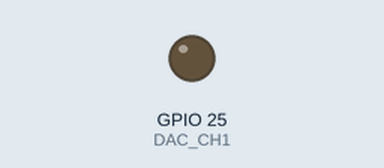
Recording of a sketch running on a simulated ESP32. Shown: output pins drawn as LEDs (lit = HIGH). What the sketch prints to the serial monitor is not drawn.

Above: at 0.05 s.
At 0.15 s:
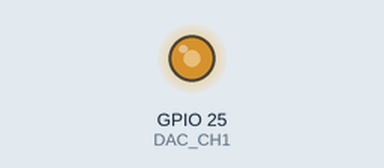
At 1.75 s:
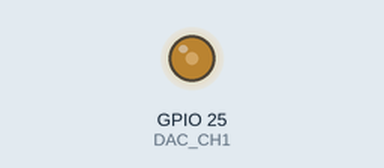
Timing chart, 0 to 4.1 s (numbered marks = the images above):
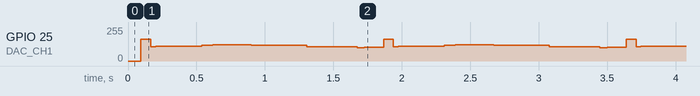

The sketch:

send_waveform1_esp32.ino
```cpp
// Define DAC pins
#define DAC_CH1 25
#define DAC_CH2 26

// Define sample count
#define Num_Samples 4000

// Integer for counting
int i = 0;

static uint8_t SineWaveTable[Num_Samples] = {
245, 244, 243, 241, 239, 236, 232, 228, 223, 218, 212, 207, 201, 194, 188, 181, 174, 168, 161, 154, 147, 141, 135, 129, 123, 118, 112, 108, 103, 99, 95, 91, 88, 85, 83, 81, 79, 77, 76, 74, 74, 73, 73, 73, 73, 74, 74, 75, 76, 77, 78, 79, 81, 82, 83, 85, 86, 88, 89, 91, 92, 93, 95, 96, 97, 98, 99, 100, 100, 101, 102, 102, 103, 103, 104, 105, 105, 105, 106, 106, 106, 106, 107, 107, 107, 107, 108, 108, 108, 108, 108, 108, 108, 109, 109, 109, 109, 109, 109, 110, 110, 110, 110, 110, 110, 110, 110, 110, 110, 110, 110, 110, 110, 110, 111, 111, 111, 111, 112, 112, 112, 112, 112, 113, 113, 113, 113, 113, 114, 114, 114, 114, 115, 115, 115, 116, 116, 116, 117, 117, 117, 117, 118, 118, 118, 118, 119, 119, 119, 120, 120, 120, 121, 121, 122, 122, 123, 123, 124, 124, 125, 125, 126, 126, 127, 127, 128, 128, 128, 129, 129, 130, 130, 131, 131, 132, 132, 133, 133, 134, 134, 135, 136, 136, 137, 137, 138, 138, 139, 139, 140, 141, 141, 142, 143, 143, 144, 144, 145, 145, 146, 146, 147, 147, 148, 149, 149, 149, 150, 150, 151, 151, 152, 152, 153, 154, 154, 155, 155, 155, 156, 156, 157, 157, 157, 158, 158, 158, 158, 159, 159, 159, 159, 160, 160, 160, 160, 161, 161, 161, 161, 162, 162, 162, 162, 162, 162, 162, 162, 162, 162, 162, 162, 162, 162, 162, 162, 162, 162, 162, 162, 162, 162, 162, 161, 161, 161, 161, 160, 160, 160, 159, 159, 159, 158, 158, 157, 157, 157, 156, 156, 155, 155, 154, 154, 153, 152, 152, 151, 151, 150, 150, 149, 149, 149, 148, 148, 147, 147, 146, 146, 145, 145, 144, 144, 143, 143, 142, 141, 141, 140, 140, 139, 139, 138, 137, 137, 136, 136, 135, 135, 134, 134, 133, 133, 133, 132, 132, 131, 131, 130, 130, 129, 128, 128, 127, 127, 126, 125, 125, 124, 124, 123, 123, 122, 122, 122, 122, 121, 121, 121, 120, 120, 120, 119, 119, 119, 118, 118, 117, 117, 117, 116, 116, 116, 115, 115, 115, 114, 114, 114, 114, 114, 113, 113, 113, 113, 113, 113, 113, 112, 112, 112, 112, 112, 111, 111, 111, 110, 110, 110, 110, 110, 109, 109, 109, 109, 109, 109, 109, 109, 109, 109, 109, 109, 109, 109, 109, 109, 108, 108, 108, 108, 108, 108, 108, 108, 108, 108, 108, 108, 108, 108, 108, 108, 108, 108, 108, 108, 108, 108, 108, 108, 107, 107, 107, 107, 107, 107, 107, 107, 107, 107, 107, 107, 107, 108, 108, 108, 108, 108, 108, 108, 108, 108, 108, 108, 108, 107, 107, 107, 107, 107, 108, 108, 108, 108, 108, 108, 108, 108, 108, 108, 108, 108, 108, 108, 108, 108, 108, 108, 108, 108, 108, 108, 108, 108, 108, 108, 108, 109, 109, 109, 109, 109, 109, 109, 109, 109, 109, 109, 109, 109, 109, 109, 109, 109, 109, 109, 109, 109, 109, 109, 109, 109, 109, 109, 109, 109, 109, 110, 110, 110, 110, 110, 110, 110, 110, 110, 110, 110, 110, 110, 110, 110, 110, 111, 111, 111, 111, 111, 111, 111, 111, 111, 111, 111, 111, 111, 111, 110, 110, 110, 110, 110, 110, 110, 111, 111, 111, 111, 111, 111, 111, 111, 111, 111, 111, 111, 111, 111, 111, 111, 111, 112, 112, 112, 112, 112, 112, 112, 112, 112, 112, 112, 112, 112, 112, 112, 112, 112, 112, 112, 113, 113, 113, 113, 113, 113, 113, 114, 114, 114, 114, 114, 114, 114, 114, 114, 114, 114, 114, 114, 114, 114, 115, 115, 116, 116, 116, 117, 117, 117, 118, 118, 118, 119, 119, 119, 120, 120, 120, 120, 121, 121, 121, 121, 122, 122, 122, 123, 123, 124, 124, 124, 125, 125, 126, 127, 127, 128, 129, 129, 130, 130, 131, 132, 132, 133, 133, 134, 135, 135, 136, 136, 136, 137, 137, 138, 138, 139, 139, 139, 140, 141, 141, 142, 142, 143, 144, 144, 145, 145, 146, 146, 146, 147, 147, 147, 147, 147, 147, 148, 148, 148, 148, 148, 148, 148, 148, 148, 148, 148, 148, 148, 148, 148, 147, 147, 147, 147, 147, 146, 146, 146, 145, 145, 145, 144, 144, 143, 143, 143, 142, 142, 141, 141, 140, 140, 139, 139, 138, 137, 137, 136, 135, 135, 134, 133, 133, 132, 132, 131, 131, 130, 130, 129, 129, 129, 128, 128, 128, 127, 127, 126, 126, 126, 125, 125, 124, 124, 123, 123, 122, 122, 122, 121, 121, 121, 120, 120, 120, 119, 119, 119, 119, 118, 118, 118, 118, 118, 117, 117, 117, 117, 117, 117, 117, 117, 117, 117, 117, 117, 116, 116, 116, 116, 116, 116, 115, 115, 115, 114, 114, 114, 114, 113, 113, 112, 112, 111, 111, 110, 110, 109, 108, 108, 107, 106, 105, 104, 103, 103, 102, 101, 100, 99, 99, 98, 97, 97, 97, 97, 96, 96, 97, 97, 98, 98, 100, 101, 102, 104, 106, 108, 111, 114, 117, 121, 125, 129, 133, 138, 143, 148, 154, 159, 165, 171, 177, 183, 190, 196, 202, 208, 214, 220, 225, 230, 235, 240, 244, 247, 250, 252, 254, 255, 255, 255, 254, 252, 249, 246, 242, 238, 233, 227, 221, 215, 208, 201, 193, 186, 179, 172, 165, 159, 152, 146, 140, 134, 129, 123, 119, 114, 110, 106, 102, 99, 96, 94, 91, 90, 88, 87, 86, 85, 85, 85, 85, 85, 86, 87, 87, 89, 90, 91, 92, 93, 95, 96, 97, 99, 100, 101, 103, 104, 105, 107, 108, 109, 110, 111, 112, 112, 113, 114, 114, 115, 115, 116, 116, 116, 117, 117, 117, 117, 118, 118, 118, 118, 118, 118, 119, 119, 119, 119, 119, 119, 119, 120, 120, 120, 120, 120, 120, 120, 120, 120, 120, 120, 120, 120, 120, 120, 120, 120, 121, 121, 121, 121, 121, 122, 122, 122, 122, 123, 123, 123, 124, 124, 124, 125, 125, 125, 126, 126, 126, 127, 127, 127, 127, 128, 128, 128, 128, 128, 129, 129, 129, 130, 130, 130, 131, 131, 132, 133, 133, 134, 135, 135, 136, 136, 137, 137, 138, 138, 138, 139, 139, 139, 140, 140, 140, 140, 141, 141, 142, 142, 142, 143, 143, 144, 145, 145, 146, 147, 147, 148, 149, 149, 150, 151, 151, 152, 153, 153, 154, 154, 155, 155, 156, 156, 157, 157, 158, 158, 159, 159, 160, 160, 161, 161, 162, 162, 163, 163, 164, 164, 165, 165, 166, 166, 166, 167, 167, 168, 168, 169, 169, 169, 170, 170, 170, 170, 171, 171, 171, 171, 171, 171, 171, 171, 172, 172, 172, 172, 172, 172, 172, 172, 172, 172, 172, 172, 172, 172, 172, 172, 172, 171, 171, 171, 171, 171, 170, 170, 169, 169, 169, 168, 168, 168, 167, 167, 166, 166, 166, 166, 165, 165, 165, 164, 164, 163, 163, 162, 162, 162, 161, 160, 160, 159, 159, 158, 158, 157, 157, 156, 155, 155, 154, 154, 153, 152, 152, 151, 151, 150, 150, 149, 149, 148, 147, 147, 146, 146, 145, 145, 144, 144, 143, 143, 142, 141, 141, 140, 140, 139, 139, 138, 138, 137, 137, 136, 136, 135, 135, 134, 134, 133, 133, 132, 132, 132, 131, 131, 131, 130, 130, 130, 130, 129, 129, 129, 128, 128, 128, 127, 127, 126, 126, 126, 125, 125, 125, 124, 124, 124, 124, 124, 123, 123, 123, 123, 122, 122, 122, 122, 122, 121, 121, 121, 121, 121, 120, 120, 120, 120, 120, 120, 120, 120, 120, 120, 120, 120, 120, 120, 120, 119, 119, 119, 119, 119, 119, 119, 119, 119, 118, 118, 118, 118, 118, 118, 118, 118, 118, 118, 118, 118, 118, 118, 118, 118, 118, 118, 118, 118, 118, 118, 118, 118, 118, 118, 118, 118, 118, 118, 118, 118, 118, 118, 119, 118, 118, 118, 118, 118, 118, 118, 118, 118, 118, 118, 118, 118, 118, 118, 118, 118, 118, 118, 118, 118, 118, 118, 118, 118, 118, 118, 118, 118, 118, 118, 117, 117, 117, 117, 117, 117, 117, 118, 118, 118, 118, 118, 118, 118, 118, 118, 118, 118, 118, 118, 118, 118, 118, 118, 118, 118, 118, 118, 118, 118, 118, 118, 118, 118, 118, 119, 119, 119, 119, 119, 119, 119, 119, 119, 119, 119, 119, 119, 119, 119, 119, 119, 119, 119, 119, 119, 119, 119, 119, 119, 119, 119, 119, 119, 119, 119, 119, 119, 119, 119, 119, 119, 119, 119, 119, 119, 119, 119, 119, 119, 119, 119, 119, 119, 120, 120, 120, 120, 120, 120, 120, 120, 120, 120, 120, 120, 120, 120, 120, 120, 121, 121, 121, 121, 121, 121, 121, 122, 122, 122, 122, 122, 122, 122, 122, 122, 122, 122, 122, 122, 122, 122, 122, 122, 122, 122, 122, 123, 123, 123, 123, 124, 124, 125, 125, 125, 126, 126, 127, 127, 127, 127, 128, 128, 128, 128, 129, 129, 129, 130, 130, 130, 131, 131, 132, 132, 133, 133, 134, 135, 135, 136, 136, 137, 137, 138, 138, 139, 139, 140, 141, 141, 142, 142, 143, 143, 144, 144, 145, 145, 146, 146, 147, 147, 148, 148, 149, 149, 150, 150, 150, 151, 151, 151, 152, 152, 152, 152, 153, 153, 153, 154, 154, 154, 154, 154, 155, 155, 155, 155, 155, 155, 154, 154, 154, 154, 154, 153, 153, 153, 152, 152, 152, 152, 151, 151, 150, 150, 150, 149, 149, 148, 148, 147, 147, 146, 146, 145, 145, 144, 144, 143, 143, 142, 141, 141, 140, 140, 139, 139, 138, 138, 137, 136, 136, 135, 135, 134, 134, 133, 133, 132, 132, 131, 131, 131, 130, 130, 130, 129, 129, 129, 128, 128, 128, 127, 127, 127, 126, 126, 126, 126, 126, 125, 125, 125, 125, 125, 125, 125, 125, 125, 124, 124, 124, 124, 124, 124, 123, 123, 123, 122, 122, 122, 121, 121, 120, 120, 120, 119, 119, 118, 118, 117, 116, 116, 115, 114, 114, 113, 112, 112, 111, 110, 109, 108, 108, 107, 106, 105, 105, 104, 103, 103, 102, 102, 101, 101, 101, 101, 101, 101, 102, 103, 104, 106, 108, 110, 112, 115, 118, 122, 125, 129, 134, 138, 143, 148, 154, 160, 166, 172, 178, 184, 191, 197, 203, 209, 216, 221, 227, 232, 237, 241, 245, 248, 251, 253, 254, 255, 255, 254, 253, 251, 248, 245, 241, 237, 232, 227, 221, 215, 209, 202, 195, 189, 182, 175, 168, 162, 155, 149, 143, 137, 132, 126, 122, 117, 113, 109, 106, 103, 100, 98, 96, 94, 93, 92, 91, 91, 91, 91, 91, 92, 92, 93, 94, 95, 96, 98, 99, 100, 101, 102, 104, 105, 106, 107, 108, 110, 111, 112, 113, 114, 115, 116, 117, 118, 119, 120, 120, 121, 121, 122, 122, 122, 122, 123, 123, 123, 123, 123, 123, 123, 123, 123, 123, 123, 123, 123, 123, 123, 123, 124, 124, 124, 124, 124, 125, 125, 125, 125, 125, 125, 124, 124, 124, 124, 124, 125, 125, 125, 125, 126, 126, 127, 127, 127, 128, 128, 128, 128, 128, 129, 129, 129, 129, 129, 129, 129, 130, 130, 130, 130, 131, 131, 131, 132, 132, 133, 133, 133, 134, 134, 134, 135, 135, 135, 136, 136, 137, 137, 137, 138, 138, 139, 139, 140, 140, 141, 141, 142, 142, 143, 143, 144, 144, 145, 145, 146, 146, 147, 147, 148, 148, 149, 149, 150, 150, 151, 152, 152, 153, 153, 154, 154, 155, 156, 156, 157, 157, 158, 158, 159, 160, 160, 161, 161, 162, 162, 162, 163, 163, 164, 164, 164, 165, 165, 165, 166, 166, 167, 167, 168, 168, 169, 169, 170, 170, 170, 171, 171, 171, 171, 171, 171, 171, 171, 171, 171, 171, 171, 171, 171, 172, 172, 172, 172, 173, 173, 173, 173, 173, 173, 173, 173, 172, 172, 172, 172, 171, 171, 171, 171, 170, 170, 169, 169, 169, 169, 168, 168, 168, 167, 167, 167, 166, 166, 165, 165, 165, 164, 164, 163, 163, 162, 162, 161, 160, 160, 159, 159, 158, 158, 157, 157, 156, 156, 155, 154, 154, 153, 152, 152, 151, 150, 149, 149, 148, 147, 147, 146, 146, 145, 145, 144, 144, 144, 143, 143, 142, 142, 141, 141, 140, 139, 139, 138, 138, 137, 137, 136, 136, 135, 135, 134, 134, 134, 133, 133, 132, 132, 131, 131, 130, 129, 129, 128, 128, 127, 127, 127, 126, 126, 126, 126, 125, 125, 125, 125, 125, 125, 124, 124, 124, 124, 123, 123, 123, 123, 122, 122, 122, 122, 122, 122, 121, 121, 121, 121, 121, 121, 120, 120, 120, 120, 120, 120, 119, 119, 119, 119, 119, 119, 118, 118, 118, 118, 118, 118, 118, 118, 118, 118, 118, 118, 118, 118, 118, 118, 118, 118, 118, 118, 118, 118, 118, 118, 117, 117, 117, 117, 117, 117, 117, 117, 117, 117, 117, 117, 117, 117, 117, 117, 117, 117, 117, 117, 117, 117, 117, 117, 117, 117, 117, 117, 117, 117, 117, 118, 118, 118, 118, 118, 118, 119, 119, 119, 119, 119, 119, 119, 119, 119, 118, 118, 118, 118, 118, 117, 117, 117, 117, 117, 117, 117, 118, 118, 118, 118, 118, 118, 118, 118, 118, 118, 118, 118, 118, 118, 118, 118, 118, 118, 118, 118, 118, 118, 118, 118, 118, 118, 118, 118, 118, 118, 118, 118, 118, 118, 118, 118, 118, 118, 118, 118, 118, 118, 118, 118, 118, 118, 118, 118, 118, 118, 118, 118, 118, 118, 118, 118, 118, 118, 118, 118, 118, 118, 118, 118, 118, 118, 118, 118, 118, 118, 118, 118, 118, 118, 118, 118, 118, 118, 118, 118, 118, 118, 118, 118, 118, 118, 118, 118, 118, 118, 118, 118, 118, 118, 118, 118, 118, 118, 118, 118, 118, 118, 119, 119, 119, 119, 119, 119, 119, 119, 119, 119, 120, 120, 120, 120, 120, 120, 120, 120, 120, 120, 120, 120, 121, 121, 121, 121, 122, 122, 122, 122, 123, 123, 124, 124, 124, 125, 125, 125, 126, 126, 126, 127, 127, 128, 128, 128, 129, 129, 130, 130, 131, 131, 132, 132, 133, 133, 134, 134, 135, 135, 136, 136, 137, 137, 138, 138, 139, 139, 140, 140, 141, 141, 142, 143, 143, 144, 144, 145, 145, 146, 146, 146, 147, 147, 148, 148, 148, 149, 149, 149, 149, 149, 149, 150, 150, 150, 150, 150, 150, 150, 150, 150, 150, 149, 149, 149, 149, 149, 149, 149, 148, 148, 148, 147, 147, 147, 146, 146, 146, 145, 145, 144, 144, 143, 143, 142, 142, 141, 140, 140, 139, 139, 138, 138, 137, 136, 136, 135, 135, 134, 134, 133, 132, 132, 131, 131, 130, 130, 129, 129, 128, 128, 127, 127, 126, 126, 125, 125, 124, 124, 123, 123, 122, 122, 122, 122, 121, 121, 121, 121, 121, 120, 120, 120, 120, 119, 119, 119, 119, 118, 118, 118, 118, 117, 117, 117, 117, 117, 117, 116, 116, 116, 116, 116, 116, 115, 115, 115, 114, 114, 114, 113, 113, 112, 112, 111, 111, 110, 109, 109, 108, 107, 106, 106, 105, 104, 103, 102, 101, 100, 99, 98, 98, 97, 97, 96, 96, 96, 96, 96, 97, 97, 98, 99, 100, 102, 104, 106, 108, 111, 114, 117, 121, 125, 129, 134, 139, 144, 149, 154, 160, 166, 172, 179, 185, 192, 198, 204, 211, 216, 222, 227, 231, 236, 239, 242, 244, 246, 247, 247, 247, 246, 244, 242, 239, 235, 231, 226, 222, 216, 210, 204, 198, 192, 185, 178, 171, 165, 158, 152, 145, 139, 133, 127, 122, 116, 111, 106, 102, 98, 95, 91, 88, 86, 84, 82, 81, 80, 79, 79, 78, 78, 79, 79, 79, 80, 81, 82, 82, 83, 84, 86, 87, 88, 89, 91, 92, 94, 95, 97, 98, 99, 100, 102, 103, 104, 105, 106, 106, 107, 108, 108, 108, 109, 109, 109, 110, 110, 110, 110, 111, 111, 111, 111, 112, 112, 112, 112, 113, 113, 113, 113, 113, 114, 114, 114, 114, 114, 114, 114, 114, 114, 114, 114, 114, 114, 114, 114, 114, 114, 115, 115, 115, 115, 115, 116, 116, 116, 116, 116, 117, 117, 117, 117, 117, 117, 117, 118, 118, 118, 118, 118, 119, 119, 119, 119, 120, 120, 121, 121, 121, 122, 122, 123, 123, 123, 124, 124, 124, 125, 125, 125, 126, 126, 127, 127, 128, 128, 128, 129, 129, 130, 130, 131, 131, 132, 132, 133, 133, 134, 134, 135, 135, 136, 136, 137, 137, 138, 138, 139, 139, 140, 140, 141, 141, 142, 143, 144, 144, 145, 146, 146, 147, 148, 148, 149, 149, 150, 150, 150, 151, 151, 152, 152, 152, 153, 153, 154, 154, 154, 155, 155, 156, 156, 156, 157, 157, 158, 158, 158, 159, 159, 159, 160, 160, 160, 160, 160, 161, 161, 161, 161, 162, 162, 162, 162, 162, 162, 163, 163, 163, 163, 163, 163, 163, 163, 163, 163, 163, 163, 163, 163, 163, 163, 163, 163, 162, 162, 162, 162, 161, 161, 161, 160, 160, 160, 159, 159, 159, 158, 158, 157, 157, 157, 156, 156, 155, 155, 155, 154, 154, 153, 153, 152, 152, 151, 151, 150, 150, 149, 148, 148, 147, 147, 146, 146, 145, 144, 144, 143, 143, 142, 142, 141, 141, 140, 139, 139, 138, 137, 137, 136, 136, 135, 134, 134, 133, 133, 132, 132, 131, 131, 130, 130, 129, 129, 128, 128, 127, 127, 126, 126, 125, 125, 124, 124, 123, 123, 122, 122, 121, 121, 120, 120, 119, 119, 119, 118, 118, 117, 117, 117, 116, 116, 116, 115, 115, 115, 114, 114, 114, 113, 113, 113, 112, 112, 112, 112, 111, 111, 111, 111, 110, 110, 110, 110, 110, 110, 109, 109, 109, 109, 109, 109, 109, 109, 109, 109, 108, 108, 108, 108, 108, 108, 108, 107, 107, 107, 107, 107, 107, 107, 107, 107, 107, 107, 107, 107, 107, 107, 107, 107, 106, 106, 106, 106, 106, 106, 106, 106, 106, 106, 106, 106, 106, 106, 106, 106, 106, 106, 106, 106, 106, 105, 105, 105, 105, 105, 105, 106, 106, 106, 106, 106, 106, 106, 106, 106, 106, 106, 106, 105, 105, 105, 105, 105, 105, 105, 105, 106, 106, 106, 106, 106, 106, 106, 106, 106, 106, 106, 106, 106, 105, 105, 105, 105, 105, 106, 106, 106, 106, 106, 106, 106, 106, 106, 106, 106, 105, 105, 105, 105, 105, 105, 105, 105, 105, 105, 105, 105, 105, 105, 105, 106, 106, 106, 106, 106, 106, 106, 106, 106, 106, 106, 106, 105, 105, 105, 105, 105, 105, 105, 105, 105, 105, 105, 105, 105, 105, 105, 105, 105, 105, 106, 106, 106, 106, 106, 106, 106, 106, 106, 106, 106, 106, 106, 106, 106, 106, 106, 106, 106, 106, 106, 106, 106, 106, 106, 106, 106, 106, 106, 106, 106, 106, 106, 106, 106, 106, 106, 106, 106, 106, 106, 106, 106, 106, 106, 106, 106, 106, 106, 106, 106, 106, 106, 107, 107, 107, 107, 107, 108, 108, 108, 108, 108, 108, 108, 109, 109, 109, 109, 109, 109, 109, 109, 109, 109, 110, 110, 110, 110, 111, 111, 111, 111, 112, 112, 113, 113, 113, 114, 114, 115, 115, 115, 116, 116, 117, 117, 117, 118, 118, 119, 119, 120, 120, 121, 122, 122, 123, 124, 124, 125, 126, 126, 127, 127, 128, 128, 129, 129, 130, 130, 131, 131, 132, 132, 133, 133, 134, 135, 135, 136, 136, 136, 137, 137, 138, 138, 138, 139, 139, 139, 140, 140, 140, 140, 141, 141, 141, 141, 141, 141, 141, 141, 141, 141, 141, 140, 140, 140, 139, 139, 139, 139, 138, 138, 138, 138, 137, 137, 137, 137, 136, 136, 135, 135, 134, 134, 133, 133, 132, 132, 131, 131, 130, 130, 129, 129, 128, 128, 127, 127, 126, 125, 125, 124, 124, 123, 122, 122, 121, 120, 120, 119, 118, 118, 117, 117, 116, 116, 115, 115, 115, 114, 114, 114, 113, 113, 113, 112, 112, 112, 112, 111, 111, 111, 110, 110, 110, 109, 109, 109, 108, 108, 108, 108, 108, 108, 107, 107, 107, 107, 107, 106, 106, 106, 106, 105, 105, 105, 105, 104, 104, 104, 103, 103, 103, 102, 102, 102, 101, 101, 100, 100, 99, 98, 98, 97, 96, 95, 94, 93, 92, 91, 90, 89, 88, 88, 87, 86, 86, 85, 85, 85, 85, 85, 85, 86, 86, 87, 89, 90, 91, 93, 95, 98, 100, 103, 106, 109, 113, 117, 122, 127, 132, 137, 143, 149, 156, 162, 168, 175, 181, 188, 194, 200, 205, 210, 215, 220, 224, 228, 231, 233, 236, 237, 238, 238, 238, 237, 236, 233, 230, 226, 222, 217, 212, 207, 201, 194, 188, 181, 175, 168, 161, 155, 148, 142, 135, 129, 123, 117, 112, 107, 102, 97, 93, 89, 86, 82, 80, 77, 75, 74, 72, 71, 70, 70, 69, 69, 69, 69, 70, 70, 71, 72, 73, 74, 75, 76, 77, 79, 80, 81, 83, 84, 86, 87, 89, 90, 91, 92, 94, 95, 96, 96, 97, 98, 98, 99, 99, 100, 100, 100, 100, 101, 101, 101, 101, 102, 102, 102, 102, 102, 103, 103, 103, 103, 103, 103, 103, 103, 103, 103, 103, 103, 104, 104, 104, 104, 104, 104, 105, 105, 105, 105, 105, 105, 105, 106, 106, 106, 106, 106, 106, 107, 107, 107, 107, 107, 108, 108, 108, 108, 109, 109, 109, 109, 109, 110, 110, 110, 110, 111, 111, 111, 111, 112, 112, 112, 113, 113, 114, 114, 114, 115, 115, 115, 116, 116, 116, 117, 117, 117, 118, 118, 119, 119, 120, 120, 120, 121, 122, 122, 123, 124, 124, 125, 125, 126, 127, 127, 128, 128, 129, 129, 130, 130, 130, 131, 131, 131, 132, 132, 133, 133, 134, 134, 135, 136, 136, 137, 138, 138, 139, 139, 140, 140, 141, 141, 142, 142, 143, 143, 144, 144, 144, 145, 145, 146, 146, 146, 147, 147, 148, 148, 149, 150, 150, 151, 151, 152, 152, 153, 153, 153, 154, 154, 154, 154, 154, 154, 154, 154, 154, 154, 155, 155, 155, 155, 155, 156, 156, 156, 156, 156, 156, 156, 156, 157, 157, 156, 156, 156, 156, 156, 156, 156, 155, 155, 155, 155, 154, 154, 154, 154, 154, 153, 153, 153, 153, 152, 152, 152, 151, 151, 150, 150, 149, 148, 148, 147, 147, 146, 146, 146, 145, 145, 144, 144, 144, 143, 143, 143, 142, 142, 141, 140, 140, 139, 138, 138, 137, 136, 136, 135, 135, 134, 134, 133, 133, 132, 131, 131, 130, 130, 129, 129, 128, 127, 127, 126, 126, 125, 124, 124, 123, 123, 122, 121, 121, 120, 120, 119, 119, 118, 118, 117, 117, 117, 116, 116, 115, 115, 114, 114, 114, 113, 113, 112, 112, 112, 111, 111, 111, 110, 110, 110, 109, 109, 109, 109, 108, 108, 108, 108, 107, 107, 107, 107, 106, 106, 106, 106, 105, 105, 105, 105, 105, 104, 104, 104, 104, 104, 103, 103, 103, 103, 103, 103, 103, 103, 103, 102, 102, 102, 102, 102, 102, 102, 102, 102, 102, 101, 101, 101, 101, 101, 101, 101, 101, 101, 101, 101, 101, 101, 101, 101, 101, 101, 101, 101, 101, 101, 101, 101, 101, 101, 101, 101, 101, 101, 101, 101, 101, 101, 101, 101, 101, 101, 101, 101, 101, 101, 101, 101, 101, 101, 101, 101, 101, 101, 101, 101, 101, 101, 101, 101, 101, 101, 101, 101, 101, 101, 101, 101, 101, 101, 101, 101, 101, 101, 101, 102, 102, 102, 102, 102, 102, 102, 102, 102, 102, 102, 102, 102, 102, 102, 102, 102, 102, 102, 102, 102, 102, 102, 102, 102, 102, 102, 102, 102, 102, 102, 102, 102, 102, 102, 103, 103, 103, 103, 103, 103, 103, 103, 103, 103, 103, 103, 103, 103, 103, 103, 103, 103, 103, 103, 103, 103, 103, 103, 103, 103, 103, 103, 103, 103, 103, 103, 103, 103, 103, 103, 103, 103, 103, 103, 103, 103, 104, 104, 104, 104, 104, 104, 104, 104, 104, 104, 104, 104, 104, 104, 104, 104, 104, 104, 104, 104, 104, 104, 104, 104, 104

};

void setup() {
  // Nothing here!
  Serial.begin(115200);
  while(!Serial);
}

void loop() {

  // Step through table values
  dacWrite(DAC_CH1, SineWaveTable[i]);
  Serial.println(SineWaveTable[i]);
  //delay(10);

  i++;
  if (i >= Num_Samples) i = 0;
}
```

Measured:
- by itself, GPIO 25 (DAC_CH1): repeats every 1.8 s: 108/255 0.03 s, 109/255 0.04 s, 112/255 0.30 s, 118/255 0.04 s, 119/255 0.04 s, 122/255 0.28 s, 118/255 0.01 s, 117/255 0.02 s, 118/255 0.37 s, 106/255 0.37 s, 101/255 0.05 s, 102/255 0.01 s, 103/255 0.13 s, 162/255 0.07 s
